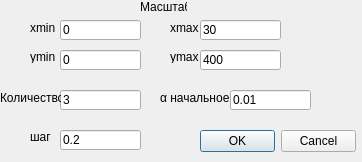
<?xml version="1.0" encoding="UTF-8"?>
<ui version="4.0">
 <class>Form</class>
 <widget class="QWidget" name="Form">
  <property name="geometry">
   <rect>
    <x>0</x>
    <y>0</y>
    <width>362</width>
    <height>162</height>
   </rect>
  </property>
  <property name="windowTitle">
   <string>Form</string>
  </property>
  <widget class="QLineEdit" name="lineEdit">
   <property name="geometry">
    <rect>
     <x>60</x>
     <y>20</y>
     <width>81</width>
     <height>20</height>
    </rect>
   </property>
   <property name="text">
    <string>0</string>
   </property>
  </widget>
  <widget class="QLineEdit" name="lineEdit_2">
   <property name="geometry">
    <rect>
     <x>60</x>
     <y>50</y>
     <width>81</width>
     <height>20</height>
    </rect>
   </property>
   <property name="text">
    <string>0</string>
   </property>
  </widget>
  <widget class="QLineEdit" name="lineEdit_3">
   <property name="geometry">
    <rect>
     <x>200</x>
     <y>20</y>
     <width>81</width>
     <height>20</height>
    </rect>
   </property>
   <property name="text">
    <string>30</string>
   </property>
  </widget>
  <widget class="QLineEdit" name="lineEdit_4">
   <property name="geometry">
    <rect>
     <x>200</x>
     <y>50</y>
     <width>81</width>
     <height>20</height>
    </rect>
   </property>
   <property name="text">
    <string>400</string>
   </property>
  </widget>
  <widget class="QLineEdit" name="lineEdit_5">
   <property name="geometry">
    <rect>
     <x>60</x>
     <y>90</y>
     <width>81</width>
     <height>20</height>
    </rect>
   </property>
   <property name="text">
    <string>3</string>
   </property>
  </widget>
  <widget class="QLineEdit" name="lineEdit_6">
   <property name="geometry">
    <rect>
     <x>230</x>
     <y>90</y>
     <width>81</width>
     <height>20</height>
    </rect>
   </property>
   <property name="text">
    <string>0.01</string>
   </property>
  </widget>
  <widget class="QLineEdit" name="lineEdit_7">
   <property name="geometry">
    <rect>
     <x>60</x>
     <y>130</y>
     <width>81</width>
     <height>20</height>
    </rect>
   </property>
   <property name="text">
    <string>0.2</string>
   </property>
  </widget>
  <widget class="QLabel" name="label">
   <property name="geometry">
    <rect>
     <x>140</x>
     <y>0</y>
     <width>47</width>
     <height>13</height>
    </rect>
   </property>
   <property name="text">
    <string>Масштаб</string>
   </property>
  </widget>
  <widget class="QLabel" name="label_2">
   <property name="geometry">
    <rect>
     <x>30</x>
     <y>21</y>
     <width>47</width>
     <height>13</height>
    </rect>
   </property>
   <property name="text">
    <string>xmin</string>
   </property>
  </widget>
  <widget class="QLabel" name="label_3">
   <property name="geometry">
    <rect>
     <x>170</x>
     <y>21</y>
     <width>47</width>
     <height>13</height>
    </rect>
   </property>
   <property name="text">
    <string>xmax</string>
   </property>
  </widget>
  <widget class="QLabel" name="label_4">
   <property name="geometry">
    <rect>
     <x>30</x>
     <y>50</y>
     <width>47</width>
     <height>13</height>
    </rect>
   </property>
   <property name="text">
    <string>ymin</string>
   </property>
  </widget>
  <widget class="QLabel" name="label_5">
   <property name="geometry">
    <rect>
     <x>170</x>
     <y>50</y>
     <width>47</width>
     <height>13</height>
    </rect>
   </property>
   <property name="text">
    <string>ymax</string>
   </property>
  </widget>
  <widget class="QLabel" name="label_6">
   <property name="geometry">
    <rect>
     <x>0</x>
     <y>90</y>
     <width>61</width>
     <height>16</height>
    </rect>
   </property>
   <property name="text">
    <string>Количество</string>
   </property>
  </widget>
  <widget class="QLabel" name="label_7">
   <property name="geometry">
    <rect>
     <x>160</x>
     <y>90</y>
     <width>91</width>
     <height>16</height>
    </rect>
   </property>
   <property name="text">
    <string>α начальное</string>
   </property>
  </widget>
  <widget class="QLabel" name="label_8">
   <property name="geometry">
    <rect>
     <x>30</x>
     <y>130</y>
     <width>47</width>
     <height>13</height>
    </rect>
   </property>
   <property name="text">
    <string>шаг</string>
   </property>
  </widget>
  <widget class="QDialogButtonBox" name="buttonBox">
   <property name="geometry">
    <rect>
     <x>200</x>
     <y>130</y>
     <width>156</width>
     <height>23</height>
    </rect>
   </property>
   <property name="standardButtons">
    <set>QDialogButtonBox::Cancel|QDialogButtonBox::Ok</set>
   </property>
  </widget>
 </widget>
 <resources/>
 <connections/>
</ui>
